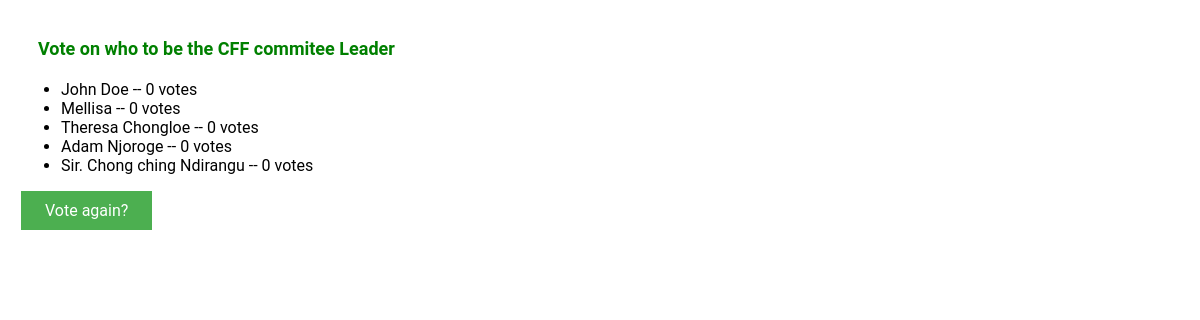
Screenshot of /5/results/ with the database file from the repository.
### polls/models.py (models this page shows, shortened)
class Question(models.Model):
    objects = None
    question_text = models.CharField(max_length=200)
    pub_date = models.DateTimeField('date published')
    def was_published_recently(self):
        now = timezone.now()
        return now - datetime.timedelta(days=1) <= self.pub_date <= now
    was_published_recently.admin_order_field = 'pub_date'
    was_published_recently.boolean = True
    was_published_recently.short_description = 'Published recently?'

class Choice(models.Model):
    question = models.ForeignKey(Question, on_delete=models.CASCADE)
    choice_text = models.CharField(max_length=200)
    votes = models.IntegerField(default=0)

### polls/views.py (the view)
# urls.py: path('<int:pk>/results/', views.ResultsView.as_view(), name='results'),
class ResultsView(generic.DetailView):
    model = Question
    template_name = 'polls/results.html'

### polls/templates/polls/results.html
{% load static %}
<link rel="stylesheet" type="text/css" href="{% static 'polls/style.css' %}">
<h1>{{ question.question_text }}</h1>
<ul>
{% for choice in question.choice_set.all %}
    <li>{{ choice.choice_text }} -- {{ choice.votes }} vote{{ choice.votes|pluralize }}</li>
{% endfor %}
</ul>
<a class="button" href="{% url 'polls:detail' question.id %}">Vote again?</a>

### polls/static/polls/style.css (style rules this page uses)
h1 { color: green; margin: 12px; padding: 5px; font-size: 18px; }
.button { background-color: #4CAF50; border: none; color: white; padding: 10px 24px; text-align: center; text-decoration: none; display: inline-block; font-size: 16px; }

### rows the page displays
Question: question_text "Vote on who to be the CFF commitee Leader"
Choice: choice_text "John Doe", votes "0"
Choice: choice_text "Mellisa", votes "0"
Choice: choice_text "Theresa Chongloe", votes "0"
Choice: choice_text "Adam Njoroge", votes "0"
Choice: choice_text "Sir. Chong ching Ndirangu", votes "0"
